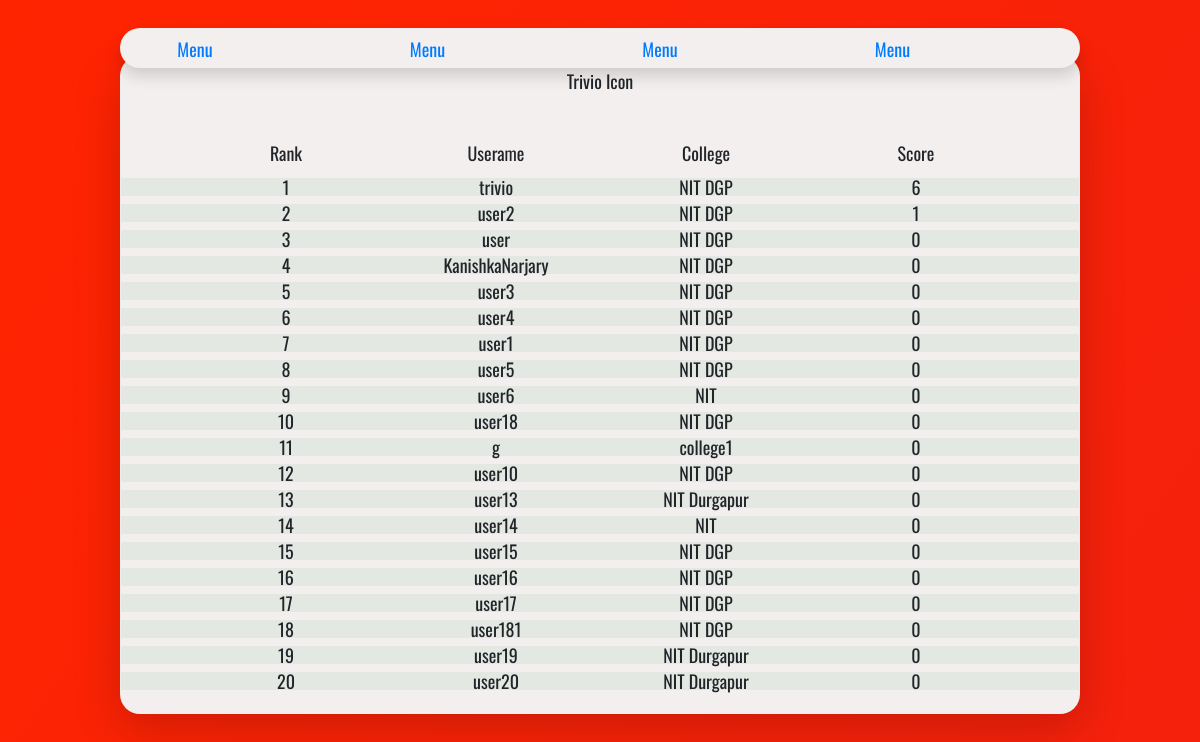
Page /test/ on the committed database.
### trivioapp/models.py (models this page shows, shortened)
class CustomUser(AbstractUser):
    user_name = models.CharField(blank=False, max_length=255)
    name = models.CharField(blank=False, max_length=255)
    score=models.IntegerField(default=default_score())
    college=models.CharField(max_length=60,blank=False,null=False)
    status=models.IntegerField(default=0,blank=False)
    flag=models.IntegerField(default=0,blank=False)
    email_confirmed = models.BooleanField(default=False)

### trivioapp/views.py (the view)
# urls.py: path('test/',views.test,name='test'),
def test(request):
    participants = CustomUser.objects.filter().order_by('-score')
    return render(request, 'ques.html', {'participants': participants},)

### trivioapp/templates/ques.html (shortened to what this page needs)
<!DOCTYPE html>
<html lang="en">
<head>
	<link rel="stylesheet" type="text/css" href="https://stackpath.bootstrapcdn.com/bootstrap/4.1.3/css/bootstrap.min.css">
    {% load static %}
    <link rel="stylesheet" href="{% static "css/style.css" %}">
    <link rel="stylesheet" href="{% static "css/menu.css" %}">
    <link rel="stylesheet" href="{% static "css/leaderboard.css" %}">
	<link rel="stylesheet" type="text/css" href="https://stackpath.bootstrapcdn.com/font-awesome/4.7.0/css/font-awesome.min.css">
</head>
<body class="wrapper">
	<div class="lead-content shadow-lg p-3 mb-5">
		<div class="row info-box">
			<div class="row">
				<div class="col top-icon">
					Trivio Icon
				</div>
			</div>
			<div class="row title-bar">
				<div class="col">
					Rank
				</div>
				<div class="col">
					Userame
				</div>
				<div class="col">
					College
				</div>
				<div class="col">
					Score
				</div>
			</div>
        </div>
        {% for participant in participants %}
		<div class="row rankings-area">
			<div class="row ranking-item">
				<div class="col">
					{{forloop.counter}}
				</div>
				<div class="col">
					{{ participant.username}}
				</div>
				<div class="col">
					{{participant.college}}
				</div>
				<div class="col">
					{{participant.score}}
				</div>
            </div>
        </div>
        <div class="row space-area">
        </div>
        {% endfor %}
    </div>
	<footer class="footer">
		<div class="row footer-menu">
			<span class="col spcn">
			</span>
			<span class="col opt">
				<p class="footer-opt">
					<a href="">Menu</a>
				</p>
			</span>
			<span class="col opt">
				<p class="footer-opt">
					<a href="">Menu</a>
				</p>
			</span>
			<span class="col opt">
				<p class="footer-opt">
					<a href="">Menu</a>
				</p>
			</span>
			<span class="col opt">
				<p class="footer-opt">
					<a href="">Menu</a>
				</p>
			</span>
		</div>
	</footer>
</body>
</html>

### trivioapp/static/css/style.css (style rules this page uses)
html,body,div,span,object,iframe,h1,h2,h3,h4,h5,h6,p,blockquote,pre,abbr,address,cite,code,del,dfn,em,img,ins,kbd,q,samp,small,strong,sub,sup,var,b,i,dl,dt,dd,ol,ul,li,fieldset,form,label,legend,table,caption,tbody,tfoot,thead,tr,th,td,article,aside,canvas,details,figcaption,figure,footer,header,hgroup,menu,nav,section,summary,time,mark,audio,video { margin:0;padding:0;border:0;outline:0;font-size:100%;vertical-align:baseline;background:transparent }
body { line-height:1 }
article,aside,details,figcaption,figure,footer,header,hgroup,menu,nav,section { display:block }
a { margin:0;padding:0;font-size:100%;vertical-align:baseline;background:transparent;text-decoration:none }
html,body { width:100%; height:100%; background: transparent; position: absolute; }
html { -webkit-tap-highlight-color: rgba(0, 0, 0, 0); }
body { font-family: 'Oswald', sans-serif; font-size: 18px; overflow-x: hidden; }
.lead-content { display: block; width: 80%; position: absolute; margin-top: 7vh; margin-left: 10vw; background-color: #f4efef; overflow-x: hidden; border-radius: 20px; box-shadow: 0px 8px 15px rgba(0, 0, 0, 0.15); padding: 3vh 5vw; justify-content: center; text-align: center; align-items: center; transition: all .2s ease-in; }
.footer { position: absolute; top: 1vh; background-color: transparent; width: 100vw; height: 10vh; color: transparent; align-content: center; align-items: center; }
p.footer-opt { color: black; max-width: 5vw; text-align: center; padding-top: 1.5vh; background-color: transparent; text-decoration: none; }
.col.spcn { max-width: 2vw; }
.col.opt { max-width: auto; }
.footer-menu { height: 5vh; top: 0; width: 80vw; margin-left: 10vw; background-color: #f4efef; align-self: center; align-items: left; border-radius: 20px; box-shadow: 0px 8px 15px rgba(0, 0, 0, 0.15); }
.wrapper { height: 100%; width: 100%; left:0; right: 0; top: 0; bottom: 0; position: absolute; background: linear-gradient(124deg, #ff2400, #e81d1d, #e8b71d, #e3e81d, #1de840, #1ddde8, #2b1de8, #dd00f3, #dd00f3); background-size: 1800% 1800%; -webkit-animation: rainbow 18s ease infinite; -z-animation: rainbow 18s ease infinite; -o-animation: rainbow 18s ease infinite; animation: rainbow 18s ease infinite; }

### trivioapp/static/css/leaderboard.css (style rules this page uses)
.info-box { display: block; align-items: center; text-align: center; justify-content: center; }
.top-icon { min-height: 7vh; }
.title-bar { min-height: 5vh; padding-top: 2vh; padding-bottom: 2vh; width: 70vw; margin-left: 5vw; }
.rankings-area { background-color:#e3e8e3; height: 100%; display: block; align-items: center; text-align: center; justify-content: center; }
.space-area { height:1vh; }
.ranking-item { width: 70vw; margin-left: 5vw; }

### rows in the picture
CustomUser: username "trivio", college "NIT DGP", score "6"
CustomUser: username "user2", college "NIT DGP", score "1"
CustomUser: username "user", college "NIT DGP", score "0"
CustomUser: username "KanishkaNarjary", college "NIT DGP", score "0"
CustomUser: username "user3", college "NIT DGP", score "0"
CustomUser: username "user4", college "NIT DGP", score "0"
CustomUser: username "user1", college "NIT DGP", score "0"
CustomUser: username "user5", college "NIT DGP", score "0"
CustomUser: username "user6", college "NIT", score "0"
CustomUser: username "user18", college "NIT DGP", score "0"
CustomUser: username "g", college "college1", score "0"
CustomUser: username "user10", college "NIT DGP", score "0"
CustomUser: username "user13", college "NIT Durgapur", score "0"
CustomUser: username "user14", college "NIT", score "0"
CustomUser: username "user15", college "NIT DGP", score "0"
CustomUser: username "user16", college "NIT DGP", score "0"
CustomUser: username "user17", college "NIT DGP", score "0"
CustomUser: username "user181", college "NIT DGP", score "0"
CustomUser: username "user19", college "NIT Durgapur", score "0"
CustomUser: username "user20", college "NIT Durgapur", score "0"
